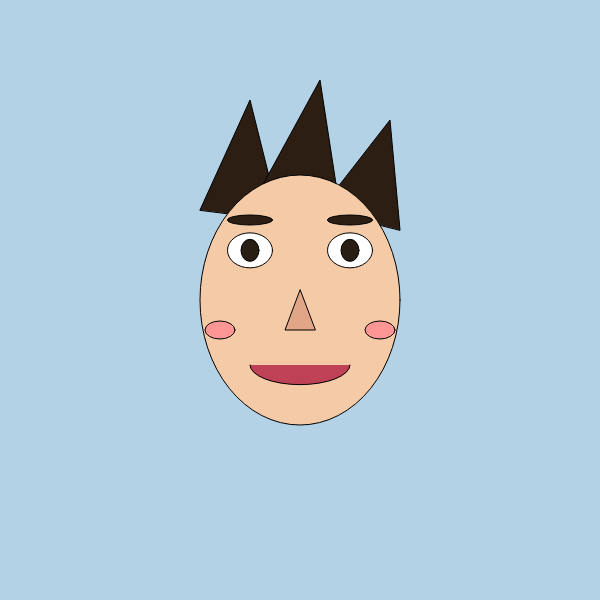
Frame 1 (no input)
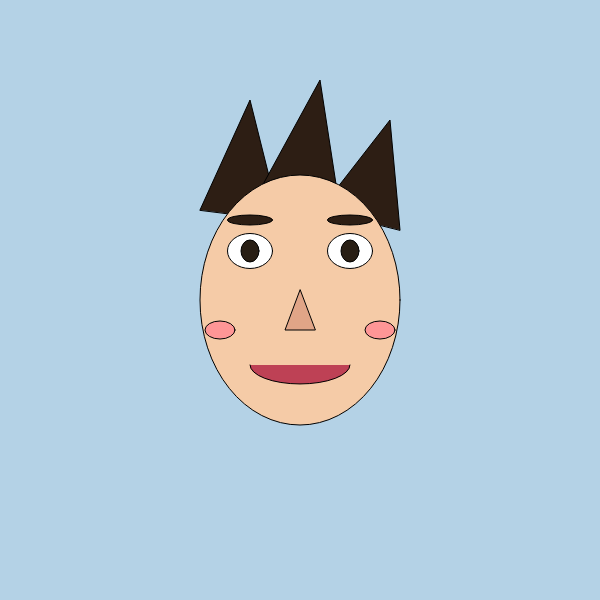
Frame 60 (no input)
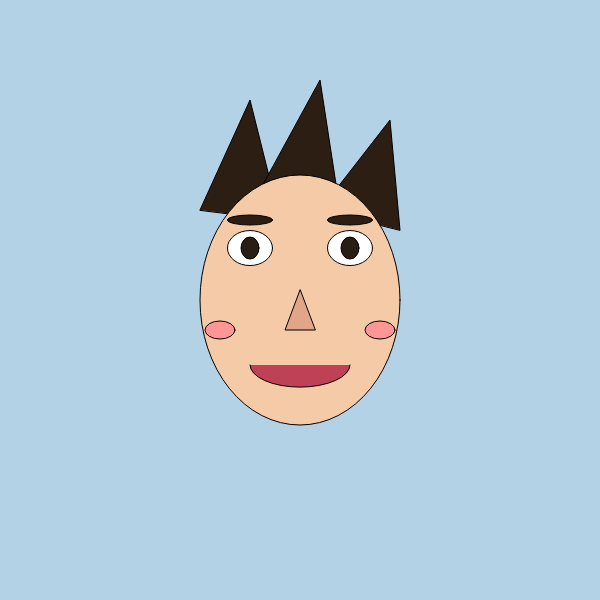
Frame 120 (the mouse pressed at the canvas centre since frame 60)

The p5.js sketch that drew these frames (run headless with seeded random() and noise() and a simulated clock; from frame 60 on, the mouse is pressed at the canvas centre):

// p5.js sketch
// ── sketch.js
//farem moviments repititius gràcies
function setup() {
  createCanvas(600, 600);//àrea de dibuix de 600 px del 600 de cada costat
}
//Sinus i Cosinus per fer moviments repetitius 
function draw() {
  let canvipetit=sin(frameCount*0.05)*7;
  let canvimitja=sin(frameCount*0.05)*15;
  let canvigran=sin(frameCount*0.05)*50;
  let canvimoltgran=sin(frameCount*0.05)*127;
  print(canvimoltgran);

  background(180, 210, 230);

  // Cabell
  fill(45, 30, 20);
  triangle(200, 210, 250, 100, 280, 220);
  triangle(260, 190, 320, 80, 340, 210);
  triangle(320, 210, 390, 120, 400, 230);

  // Cara
  fill(245, 203, 167);
  ellipse(300, 300, 200, 250);

  // Ulls
  fill(255, 255, 255);
  ellipse(250, 250+canvipetit, 45, 35);
  ellipse(350, 250+canvipetit, 45, 35);

  fill(40, 30, 20);
  ellipse(250, 250+canvipetit, 18, 22);
  ellipse(350, 250+canvipetit, 18, 22);

  // Celles
  fill(45, 30, 20);
  ellipse(250, 220, 45, 10);
  ellipse(350, 220, 45, 10);

  // Nas
  fill(225, 165, 135);
  triangle(300, 290, 285, 330, 315, 330);

  // Boca
  fill(190, 65, 85);
  arc(300, 365, 100, 40-canvimitja, 0, PI);

  // Galtes
  fill(255, 150, 150);
  ellipse(220, 330, 30, 18);
  ellipse(380, 330, 30, 18);
}
